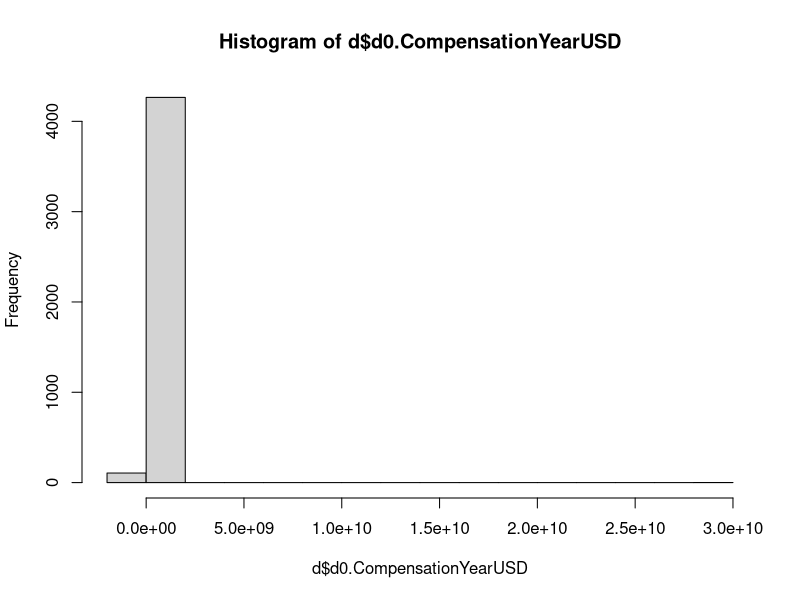
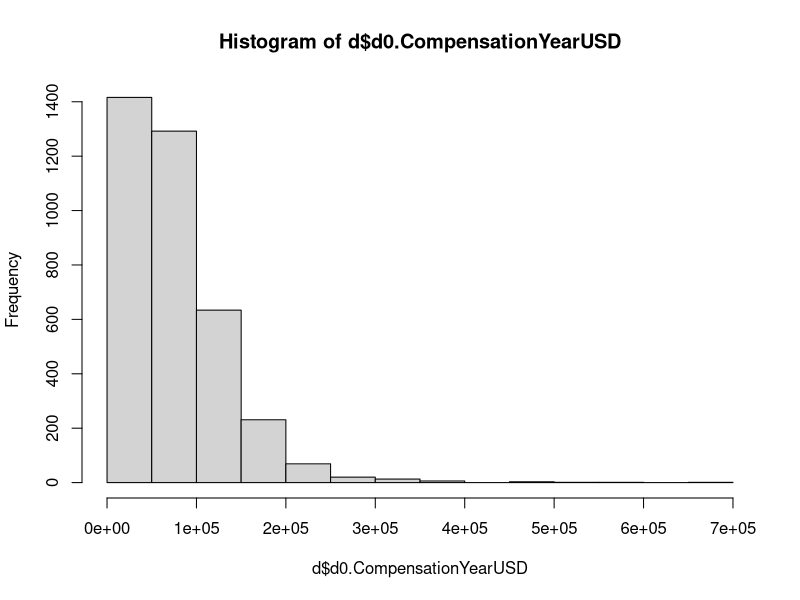

These figures' R source, in order:
## ---- chunk 1
knitr::opts_chunk$set(echo = TRUE)
## ---- chunk 2
d0 <- read.csv("../Data/DataScienceData.csv")
## ---- chunk 3
d <- data.frame(d0$FormalEducation, d0$CompensationYearUSD)
d <- na.omit(d)
unique(d$d0.FormalEducation)
## ---- chunk 4
hist(d$d0.CompensationYearUSD)
max(d$d0.CompensationYearUSD)
mean(d$d0.CompensationYearUSD)
mean(d$d0.CompensationYearUSD[d$d0.FormalEducation=="Bachelor's degree"])
## ---- chunk 5
d <- d[d$d0.CompensationYearUSD < 1000000,]
d <- d[d$d0.CompensationYearUSD > 10000,]
hist(d$d0.CompensationYearUSD)
## ---- chunk 6
mean(d$d0.CompensationYearUSD)
sd(d$d0.CompensationYearUSD)
mean(d$d0.CompensationYearUSD[d$d0.FormalEducation=="Bachelor's degree"])
## ---- chunk 7
unique(d$d0.FormalEducation)

"bachelor's"
bach = d[d$d0.FormalEducation=="Bachelor's degree",]
nrow(bach)
mean(bach$d0.CompensationYearUSD)
sd(bach$d0.CompensationYearUSD)

"master's"
mas = d[d$d0.FormalEducation=="Master's degree",]
nrow(mas)
mean(mas$d0.CompensationYearUSD)
sd(mas$d0.CompensationYearUSD)

"doctorate"
doc = d[d$d0.FormalEducation=="Doctoral degree",]
nrow(doc)
mean(doc$d0.CompensationYearUSD)
sd(doc$d0.CompensationYearUSD)

"professional"
prof = d[d$d0.FormalEducation=="Professional degree",]
nrow(prof)
mean(prof$d0.CompensationYearUSD)
sd(prof$d0.CompensationYearUSD)

"some college"
sc = d[d$d0.FormalEducation=="Some college/university study without earning a bachelor's degree",]
nrow(sc)
mean(sc$d0.CompensationYearUSD)
sd(sc$d0.CompensationYearUSD)
## ---- chunk 8
set.seed(3)
n = 1000

m1 = 55000
m2 = 64000
m3 = 87000

s1 = 57000
s2 = 56000
s3 = 65000

reps=1000
pvalues=data.frame(p12=rep(NA,reps),p13=rep(NA,reps),p23=rep(NA,reps))
for(i in 1:reps){
  x1=rnorm(n,m1,s1)
  x2=rnorm(n,m2,s2)
  x3=rnorm(n,m3,s3)
  pvalues$p12[i]=t.test(x1,x2,var.equal=F)$p.value
  pvalues$p13[i]=t.test(x1,x3,var.equal=F)$p.value
  pvalues$p23[i]=t.test(x2,x3,var.equal=F)$p.value
}

# This creates a dataframe with a TRUE or FALSE value for each pairwise test indicating if it rejected
# as well as a column indicating if any one test rejected
reject = data.frame(pvalues < 0.05, any.rejection=apply(pvalues<0.05, 1, any))

# This calculates the mean TRUE entries in each column (proportion of rejections) and shows a given number of decimal places for the results
results = apply(reject,2,mean)
dec = 5
format(round(results, dec), nsmall=dec)

